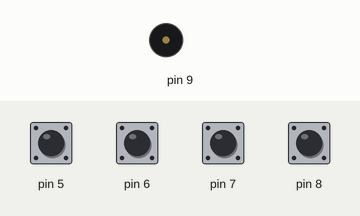
This sketch was run on a simulated Arduino Uno, built with avr-gcc and run on an emulated ATmega328P. Parts: buzzer (waves = sounding). The test bench sets the inputs (shaded band); at power-on: pin 5–8 HIGH.

Above: at 1.2 s.
1.3 s: pin 5 pulled LOW for 0.15 s
At 2.1 s:
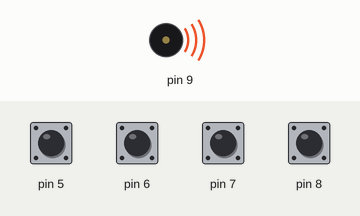
Timing chart, 0 to 4.3 s (numbered marks = the images above; inputs shaded):
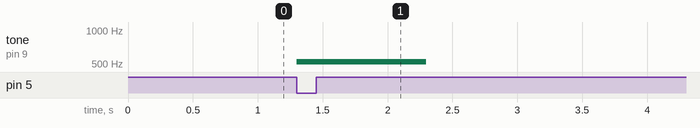

The sketch:

pianoame.ino
```cpp
// Código Piano
/*
    Notas Musicales / Frecuencias

        DO=523.25
        RE=587.33
        MI=659.26
        FA=698.46
        SOL=783.99
        LA=880
        SI=987.77
 */

void setup() {

  //Configuracion de pines
  pinMode(5, INPUT_PULLUP);
  pinMode(6, INPUT_PULLUP);
  pinMode(7, INPUT_PULLUP);
  pinMode(8, INPUT_PULLUP);
  pinMode(9, OUTPUT);

}


void loop() { // Comienzo del loop

  //Programación Piano
  if ( digitalRead(5) == LOW) {
    tone(9, 523.25);
    delay(1000);
  }
  else {
    noTone(9);
  }
  if ( digitalRead(6) == LOW) {
    tone(9, 659.26);
    delay(1000);
  }
  else {
    noTone(9);
  }
  if ( digitalRead(7) == LOW) {
    tone(9, 783.99);
    delay(1000);
  }
  else {
    noTone(9);
  }
  if ( digitalRead(8) == LOW) {
    tone(9, 880);
    delay(1000);
  }
  else {
    noTone(9);
  }


}
```

Measured:
- after the input at 1.3 s, tone on pin 9: silent → 523 Hz at once, → silent 1.0 s later
